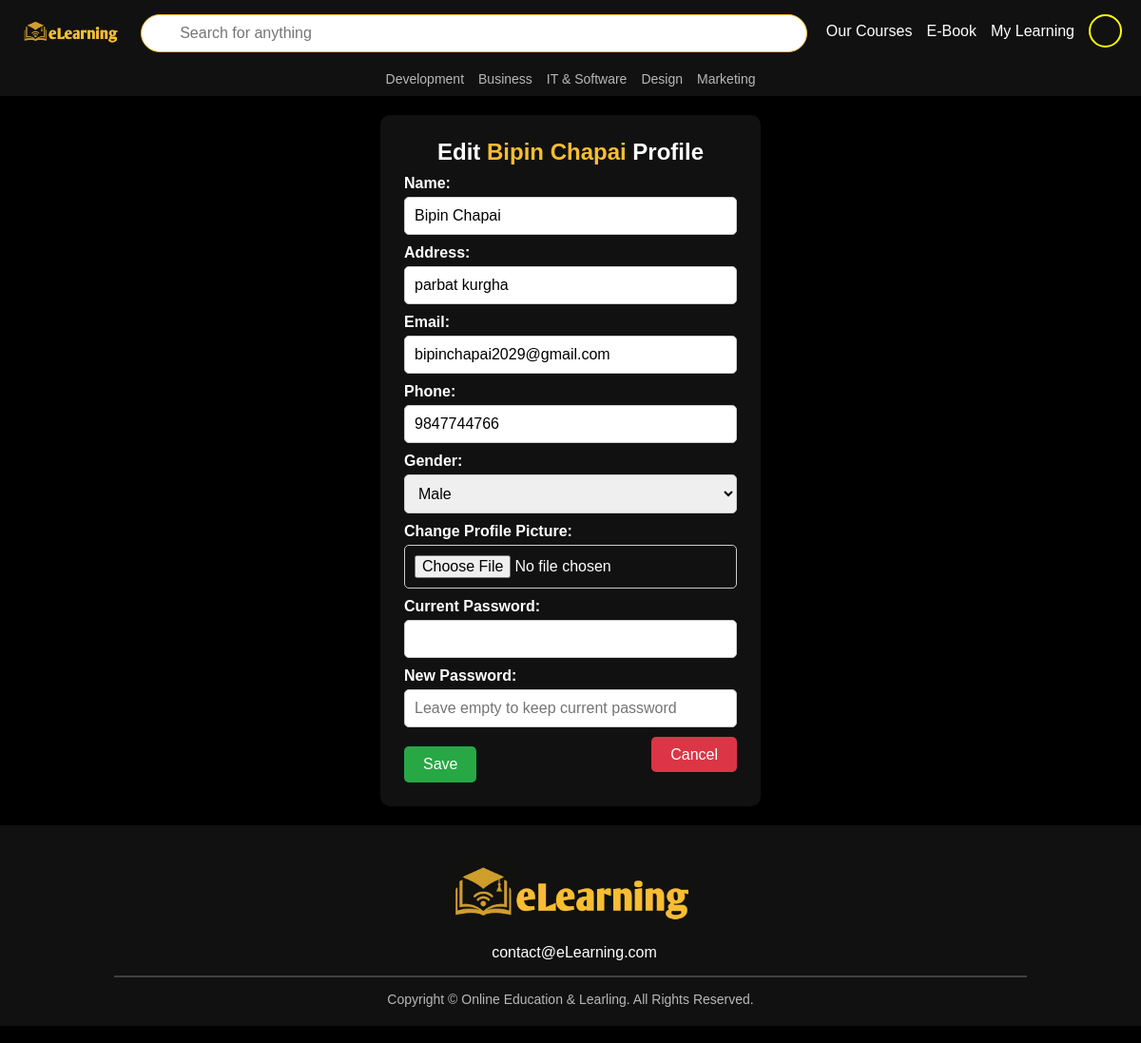
The page /public/edit-user-profile.php?u_id=38 on the database its author committed.
### tables this page shows
CREATE TABLE `user_signup` (
  `u_id` int(11) NOT NULL,
  `u_name` varchar(100) NOT NULL,
  `u_image` varchar(100) NOT NULL,
  `u_address` varchar(100) NOT NULL,
  `u_email` varchar(50) NOT NULL,
  `u_phone` varchar(15) NOT NULL,
  `u_gender` varchar(20) NOT NULL,
  `u_password` varchar(255) NOT NULL,
  `u_reg_date` datetime NOT NULL DEFAULT current_timestamp(),
  `verify_token` varchar(10) DEFAULT NULL,
  `is_verified` tinyint(1) DEFAULT 0
);

### public/edit-user-profile.php (the view, shortened to what this page needs)
<!DOCTYPE html>
<html lang="en">
<head>
</head>
<body>
<?php
    include '../includes/config.php';
    $u_id = $_GET['u_id'];
    $qry = "SELECT * FROM user_signup WHERE u_id = '$u_id'";
    $result = mysqli_query($con, $qry);
    $row = mysqli_fetch_assoc($result);
?>
<?php include '../includes/header.php'; ?>
<section class="edit-profile" id="edit-profile">
    <div class="edit-profile-container">
    <div class="heading">
    <p>Edit <span class = "name"> <?php echo $row['u_name'];?></span> Profile </p>
    </div>
        <form action="" method="POST" enctype="multipart/form-data">
            <div class="profile-edit-container">
                <label for="u_name">Name:</label>
                <input type="text" name="u_name" id="u_name" value="<?php echo $row['u_name']; ?>" required>
                <label for="u_address">Address:</label>
                <input type="text" name="u_address" id="u_address" value="<?php echo $row['u_address']; ?>" required>
                <label for="u_email">Email:</label>
                <input type="email" name="u_email" id="u_email" value="<?php echo $row['u_email']; ?>" required>
                <label for="u_phone">Phone:</label>
                <input type="text" name="u_phone" id="u_phone" value="<?php echo $row['u_phone']; ?>" required>
                <label for="u_gender">Gender:</label>
                <select name="u_gender" id="u_gender">
                    <option value="Male" <?php if ($row['u_gender'] == 'Male') echo 'selected'; ?>>Male</option>
                </select>
                <label for="u_image">Change Profile Picture:</label>
                <input type="file" name="u_image" id="u_image" accept="image/*">
                <label for="old_password">Current Password:</label>
                <input type="password" name="old_password" id="old_password" required>
                <label for="u_password">New Password:</label>
                <input type="password" name="u_password" id="u_password" placeholder="Leave empty to keep current password">
                <div class="saveorcancel">
                    <div class="save-btn">
                        <button type="submit" name="submit"><i class="fa-solid fa-check"></i> Save</button>
                    </div>
                    <div class="cancel-btn">
                        <a href="user-profile.php?u_id=<?php echo $row['u_id']; ?>"><i class="fa-solid fa-xmark"></i> Cancel</a>
                    </div>
                </div>
            </div>
        </form>
    </div>
</section>
<?php include '../includes/footer.php'; ?>
</body>
</html>

### css/header.css (style rules this page uses)
* { margin: 0; padding: 0; box-sizing: border-box; font-family: Arial, sans-serif; }
body { background-color: black; }

### public/edit-user-profile.php (style rules this page uses)
.heading { text-align: center; font-size: 24px; font-weight: bold; background-color: #111; color: white; }
.name { color: rgb(248, 189, 51); }
.edit-profile-container { max-width: 400px; background: #111; color: white; padding: 25px; margin: 20px auto; border-radius: 10px; }
.profile-edit-container { display: flex; flex-direction: column; }
label { font-weight: bold; margin-top: 10px; }
input, select { width: 100%; padding: 10px; margin-top: 5px; border: 1px solid #ccc; border-radius: 5px; font-size: 16px; }
.saveorcancel { display: flex; justify-content: space-between; margin-top: 20px; gap: 20px; }
button, .cancel-btn a { padding: 10px 20px; border-radius: 5px; font-size: 16px; text-align: center; text-decoration: none; cursor: pointer; }
.save-btn button { background-color: #28a745; color: white; border: none; }
.cancel-btn a { background-color: #dc3545; color: white; border: none; }

### rows shown on the page
user_signup: u_name "Bipin Chapai", u_address "parbat kurgha", u_email "bipinchapai2029@gmail.com", u_phone "9847744766", u_gender "Male"
